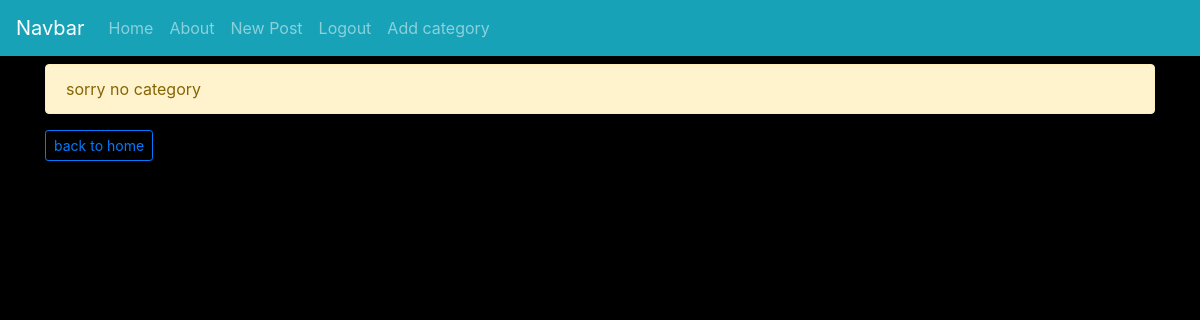
Before: /category/python/ (signed in) with the older database file.
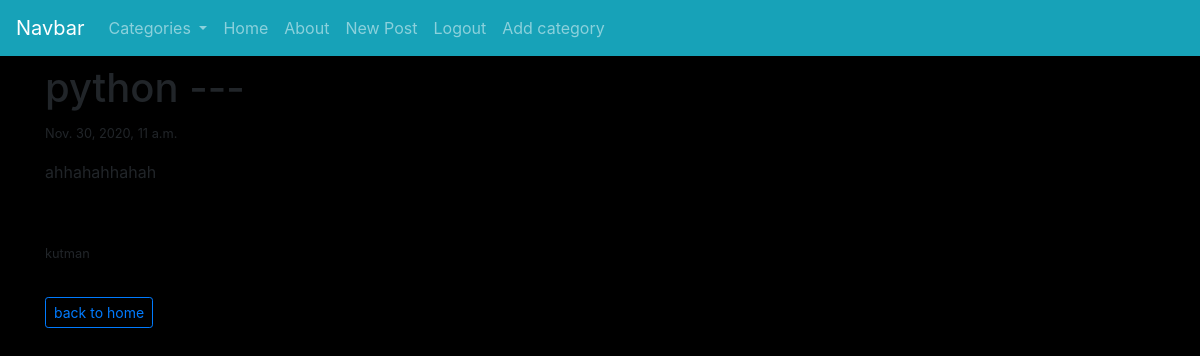
After: the same page with the newer database file.
### blog/models.py (models this page shows, shortened)
class Post(models.Model):
	title = models.CharField(max_length=200)
	content = RichTextField(blank=True, null=True)
	posted = models.DateTimeField(default = timezone.now)
	author = models.ForeignKey(User, on_delete=models.CASCADE)
	category = models.CharField(max_length = 200, default = 'uncotegorized')
	likes = models.ManyToManyField(User, related_name='like_post')

### blog/views.py (the view)
def CategoryView(request,cats):
	category_values = Post.objects.filter(category=cats.replace('-',' '))
	cat_menu = Category.objects.all()
	context = {'cats':cats,'category_values':category_values,'cat_menu':cat_menu}
	return render(request, 'blog/category.html',context)

### blog/models.py (called while the page is built)
	def __str__(self):
		return self.name

### blog/templates/blog/category.html (shortened to what this page needs)
{% extends 'blog/base.html' %}
	{% block content %}
		{% if category_values %}
			{% for post in category_values %}
				<h1>
					{{post.title}} ---
				</h1>
				<small>{{post.posted}}</small><br>
				<p class="d-flex">{{post.content|safe}}<br></p>
				<small>{{post.author.username}}</small><br>
				<hr>
			{% endfor %}
		{% else %}
			<div class="alert alert-warning">
				sorry no category
			</div>
		{% endif %}
	<a href="{% url 'home' %}" class="btn btn-sm btn-outline-primary">back to home</a>
	{% endblock %}

Changed rows visible on the page:
added Post: title "python", posted "Nov. 30, 2020, 11 a.m.", content "ahhahahhahah", author.username "kutman"
Other visible differences:
text no longer shown: "sorry no category"
text now shown: "Categories"
